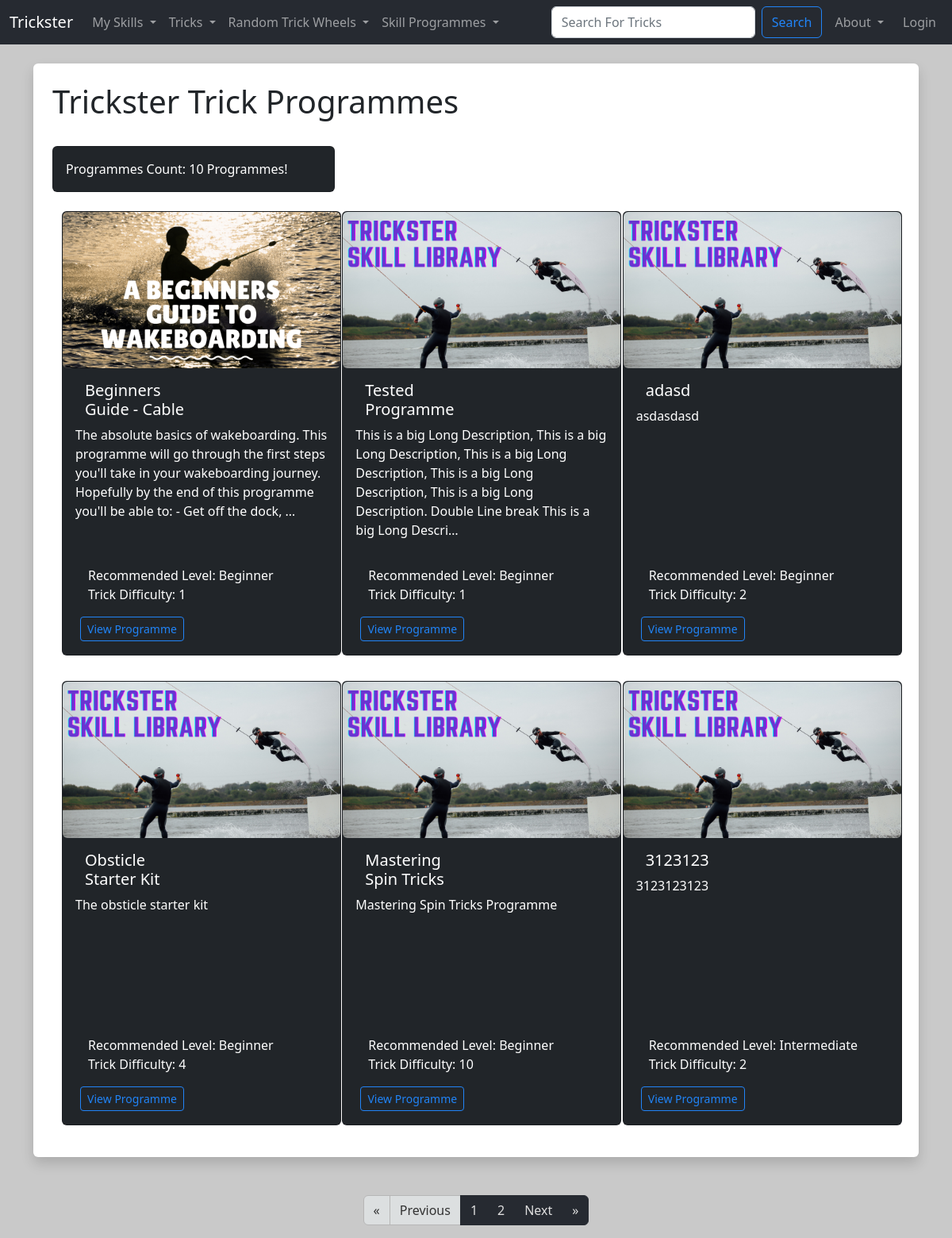
/programme_list, run on an earlier commit of the app's database.
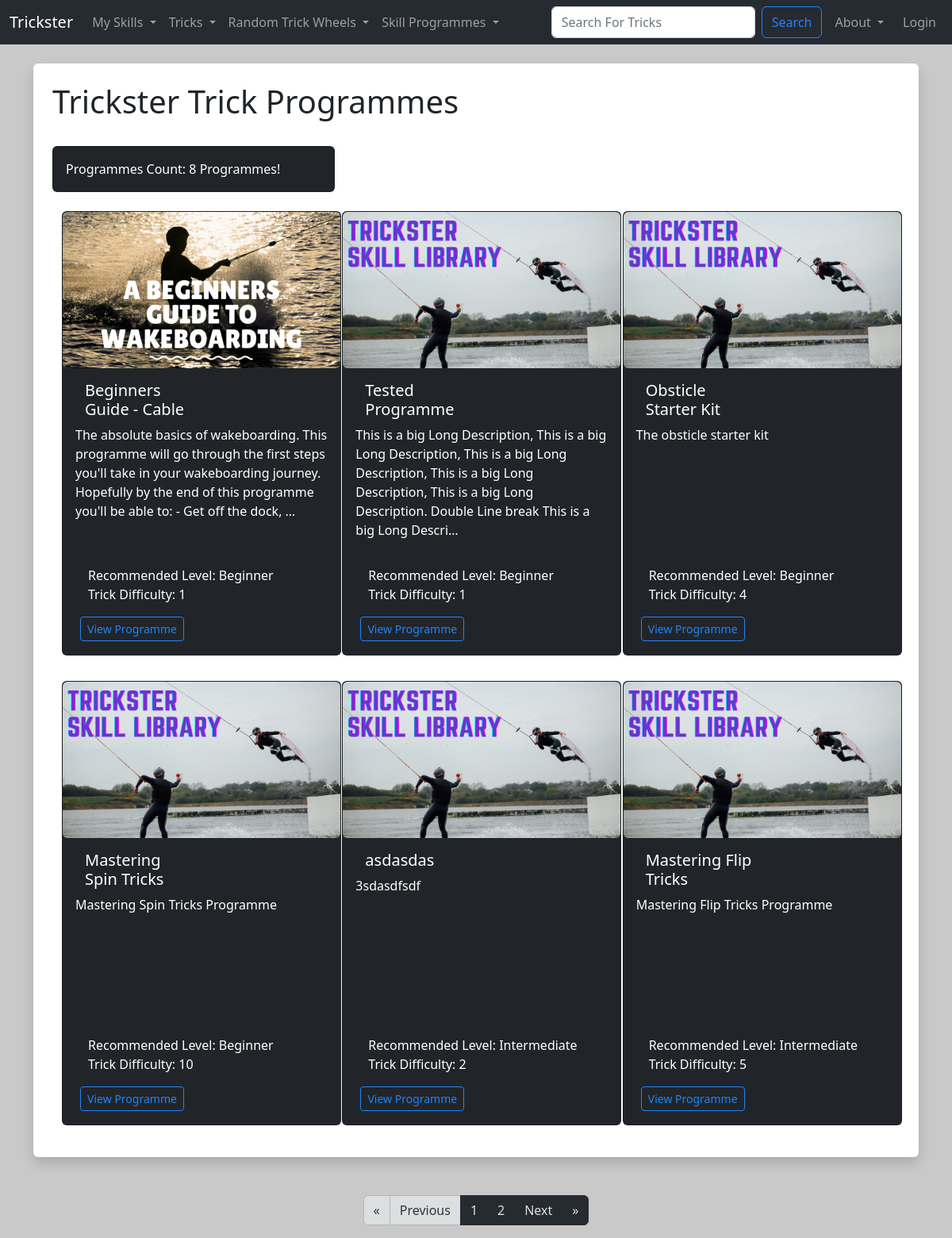
And on a later commit of the database.
### TricksterMain/models.py (models this page shows)
class Trick_Programme (models.Model):
  ProgrammeID = models.AutoField(primary_key=True)
  ProgrammeName = models.CharField(max_length=25)
  ProgrammeDiscription = models.TextField(blank=True)
  ProgrammeTricks = models.ManyToManyField(Trick, related_name='programme_tricks', blank=True)
  ProgrammeRecLevel = models.ForeignKey(SkillLevel, blank=True, null=True, on_delete=models.CASCADE)
  ProgrammeDifficulty = models.PositiveIntegerField(null=True, validators=[MinValueValidator(1), MaxValueValidator(10)])
  ProgrammeImg = models.ImageField(null=True, blank=True, upload_to="images/")
  ProgrammeCategory = models.ManyToManyField(Category, related_name='programme_category_tags', blank=True)
  def __str__(self):
    return self.ProgrammeName

class SkillLevel (models.Model):
  SkillLevelID = models.AutoField(primary_key=True)
  SkillLevelName = models.CharField(max_length=25)
  def __str__(self):
    return self.SkillLevelName

### TricksterMain/views.py (the view)
# urls.py: path('programme_list', views.programme_list, name="programme-list"),
def programme_list(request):
  all_programmes = Trick_Programme.objects.all().order_by('ProgrammeRecLevel', 'ProgrammeDifficulty', 'ProgrammeName')
  programme_count = all_programmes.count()
  p = Paginator(all_programmes, 6)
  page = request.GET.get('page')
  programmes = p.get_page(page)
  num_pages = "T" * programmes.paginator.num_pages
  return render(request, 'main/programme_list.html', {'programmes': programmes, "num_pages":num_pages, "programme_count":programme_count})

### TricksterMain/templates/main/programme_list.html (shortened to what this page needs)
{% extends 'main/base.html' %}
{% load static %}
{% block content  %}
<div class="shadow  p-4 mb-5 bg-body rounded">
  <h1> Trickster Trick Programmes </h1>
  <br/>
  <div class="col-4">
    <div class="card text-bg-dark">
      <div class="card-body">
        <p class="card-text">Programmes Count: {{ programme_count }} Programmes!</p>
      </div>
    </div>
  </div>
  <br/>
  <div class="container-md">
    <div class="row row-cols-1 row-cols-sm-2 row-cols-md-2 row-cols-xl-3 g-3">
      {% for programme in programmes %}
        <div class="col-md">
          <div class="card text-bg-dark mb-3" style="width: 22rem; height: 35rem;">
            {% if programme.ProgrammeImg %}
                <img src="{{ programme.ProgrammeImg.url }}" class="img-fluid rounded" alt="programme cover image">
            {% else %}
                <img src="{% static 'trickster/images/TrickListDefault.png' %}" class="img-fluid rounded" alt="programme cover image">
            {% endif %}
            <div class="card-body">
              <h5 class="card-title">
                <div class="container">
                  <div class="row">
                    <div class="col-6">
                      {{ programme }}
                    </div>
                    <div class="col-6">
                    </div>
                  </div>
                </div>
              </h5>
              <p class="card-text">{{ programme.ProgrammeDiscription|truncatechars:210 }}</p>
            </div>
            <ul class="list-group-dark list-group-flush">
              <li class="list-group-item">Recommended Level: {{ programme.ProgrammeRecLevel }}</li>
              <li class="list-group-item">Trick Difficulty: {{ programme.ProgrammeDifficulty }}</li>
            </ul>
            <div class="card-body-dark text-center gap-3" style="height: 3rem">
              <div class="container">
                <div class="row">
                  <div class="col-6">
                    <a href="{% url 'view-programme' programme.ProgrammeID %}" class="btn btn-outline-primary btn-sm">View Programme</a>
                  </div>
                  <div class="col-6">
                  </div>
                </div>
              </div>
            </div>
          </div>
        </div>
      {% endfor %}
    </div>
  </div>
</div>
  <nav aria-label="Paginator">
    <ul class="pagination pagination-dark justify-content-center">
      {% if programmes.has_previous %}
      <li class="page-item">
        <a class="page-link" href="?page=1" aria-label="First">
          <span aria-hidden="true">&laquo;</span>
        </a>
      </li>
      <li class="page-item"><a class="page-link" href="?page={{ programmes.previous_page_number }}">Previous</a></li>
      {% else %}
      <li class="page-item disabled">
        <a class="page-link" href="" aria-label="First">
          <span aria-hidden="true">&laquo;</span>
        </a>
      </li>
      <li class="page-item disabled"><a class="page-link" href="">Previous</a></li>
      {% endif %}
      {% for i in num_pages %}
      <li class="page-item"><a class="page-link" href="?page={{ forloop.counter }}">{{ forloop.counter }}</a></li>
      {% endfor %}
      {% if programmes.has_next %}
      <li class="page-item"><a class="page-link" href="?page={{ programmes.next_page_number }}">Next</a></li>
      <li class="page-item">
        <a class="page-link" href="?page={{ programmes.paginator.num_pages }}" aria-label="Last">
          <span aria-hidden="true">&raquo;</span>
        </a>
      </li>
      {% endif %}
    </ul>
  </nav>
{% endblock %}

### TricksterMain/templates/main/base.html (shortened to what this page needs)
{% load static %}
<!doctype html>
<html lang="en">
  <head>
    <link href="../../../static/trickster/css/trickster.min.css" rel="stylesheet">
    <link rel="stylesheet" href="https://maxcdn.bootstrapcdn.com/font-awesome/4.7.0/css/font-awesome.min.css">
  </head>
  <body>
    {% include 'components/navbar.html'%}
    <br/>
    <div class="container">
      {% block content %}
      {% endblock %}
    </div>
  </body>
</html>

### TricksterMain/templates/components/navbar.html (shortened to what this page needs)
{% load static %}
<nav class="navbar navbar-expand-lg navbar-dark bg-tricksterdark">
  <div class="container-fluid">
    <a class="navbar-brand" href="{%url 'home'%}">Trickster</a>
    <div class="collapse navbar-collapse" id="navbarSupportedContent">
      <ul class="navbar-nav me-auto mb-2 mb-lg-0">
        <li class="nav-item dropdown">
          <a class="nav-link dropdown-toggle" href="#" id="mySkillsDropdown" role="button" data-bs-toggle="dropdown" aria-expanded="false">
            My Skills
          </a>
        </li>
        <li class="nav-item dropdown">
          <a class="nav-link dropdown-toggle" href="#" id="tricksDropdown" role="button" data-bs-toggle="dropdown" aria-expanded="false">
            Tricks
          </a>
        </li>
        <li class="nav-item dropdown">
          <a class="nav-link dropdown-toggle" href="#" id="randomDropdown" role="button" data-bs-toggle="dropdown" aria-expanded="false">
            Random Trick Wheels
          </a>
        </li>
        <li class="nav-item dropdown">
          <a class="nav-link dropdown-toggle" href="#" id="tricksDropdown" role="button" data-bs-toggle="dropdown" aria-expanded="false">
            Skill Programmes
          </a>
        </li>
      </ul>
      <div class="navbar-nav ml-auto gap-2">
        <form class="d-flex" method="POST" action="{% url 'search-trick' %}">
          <input class="form-control me-2 input-sm" type="search" placeholder="Search For Tricks" aria-label="Search" name="trick_searched">
          <button class="btn btn-outline-primary" type="submit">Search</button>
        </form>
        <li class="nav-item dropdown">
          <a class="nav-link dropdown-toggle" href="#" id="tricksDropdown" role="button" data-bs-toggle="dropdown" aria-expanded="false">
            About
          </a>
        </li>
        {% if user.is_authenticated %}
        <li class="nav-item dropdown">
          <a class="nav-link dropdown-toggle" href="#" id="navbarScrollingDropdown" role="button" data-bs-toggle="dropdown" aria-expanded="false">
            {% if request.user.user_profile.ProfilePhoto %}
              <img
              class="rounded-circle"
              height="30"
              src="{{ request.user.user_profile.ProfilePhoto.url }}"
              alt="User Profile Image"
              />
            {% else %}
              <img
              class="rounded-circle"
              height="30"
              src="{% static 'trickster/images/ProfileImgDefault.png' %}"
              alt="Default User Profile Image"
              />
            {% endif %}
          </a>
          <ul class="dropdown-menu dropdown-menu-end dropdown-menu-dark" aria-labelledby="navbarScrollingDropdown">
            <li><a class="dropdown-item" href="{%url 'profile' request.user.UserID %}">My profile</a></li>
            <li><a class="dropdown-item" href="{%url 'update-profile' request.user.UserID %}">Profile Settings</a></li>
            {% if request.user.is_superuser %}
              <li><hr class="dropdown-divider"></li>
              <li><a class="dropdown-item" href="{%url 'add-trick'%}">Add Trick</a></li>
              <li><a class="dropdown-item" href="{%url 'add-programme'%}">Add Trick Programme</a></li>
              <li><a class="dropdown-item" href="{%url 'add-category'%}">Add Category</a></li>
              <li><a class="dropdown-item" href="{%url 'add-glossary-term'%}">Add Glossary Term</a></li>
              <li><a class="dropdown-item text-danger" href="{%url 'admin-db'%}">Admin Panel</a></li>
            {% endif %}
            <li><hr class="dropdown-divider"></li>
            <li><a class="dropdown-item" href="{%url 'logout'%}">Logout</a></li>
          </ul>
        </li>
        {% else %}
          <li class="nav-item">
            <a class="nav-link" href="{%url 'login'%}">Login</a>
          </li>
        {% endif %}
      </div>
    </div>
  </div>
</nav>

### TricksterMain/templates/main/base.html (style rules this page uses)
body { background: #c9c9c9 }

What changed in the data, as far as the page shows it:
removed Trick_Programme: ProgrammeName "adasd", ProgrammeDiscription "asdasdasd", ProgrammeRecLevel "Beginner", ProgrammeDifficulty "2"
removed Trick_Programme: ProgrammeName "3123123", ProgrammeDiscription "3123123123", ProgrammeRecLevel "Intermediate", ProgrammeDifficulty "2"
added Trick_Programme: ProgrammeName "asdasdas", ProgrammeDiscription "3sdasdfsdf", ProgrammeRecLevel "Intermediate", ProgrammeDifficulty "2"
now on this page (row unchanged): Trick_Programme: ProgrammeName "Mastering Flip Tricks", ProgrammeDiscription "Mastering Flip Tricks Programme", ProgrammeRecLevel "Intermediate", ProgrammeDifficulty "5"
Also different on the page:
{{ programme_count }}: "10" → "8"
